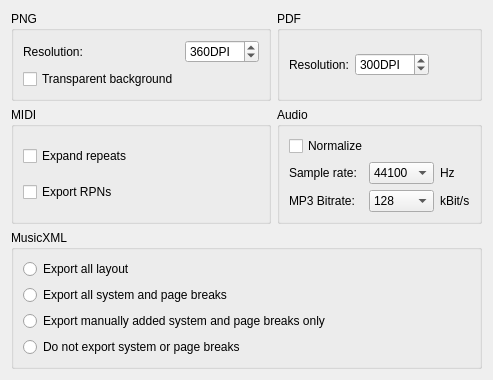
     <widget class="QWidget" name="tabExport">
      <property name="accessibleName">
       <string>Export tab</string>
      </property>
      <attribute name="title">
       <string>Export</string>
      </attribute>
      <layout class="QGridLayout" name="gridLayout_3">
       <item row="0" column="0">
        <widget class="QGroupBox" name="groupBox_png">
         <property name="title">
          <string notr="true">PNG</string>
         </property>
         <layout class="QGridLayout" name="gridLayout_8">
          <item row="0" column="0">
           <widget class="QLabel" name="label_pngResolution">
            <property name="text">
             <string>Resolution:</string>
            </property>
           </widget>
          </item>
          <item row="1" column="0">
           <widget class="QCheckBox" name="pngTransparent">
            <property name="accessibleName">
             <string>Transparent background</string>
            </property>
            <property name="text">
             <string>Transparent background</string>
            </property>
           </widget>
          </item>
          <item row="0" column="2">
           <spacer name="horizontalSpacer_14">
            <property name="orientation">
             <enum>Qt::Horizontal</enum>
            </property>
            <property name="sizeHint" stdset="0">
             <size>
              <width>0</width>
              <height>0</height>
             </size>
            </property>
           </spacer>
          </item>
          <item row="0" column="1">
           <widget class="QSpinBox" name="pngResolution">
            <property name="accessibleName">
             <string>Resolution DPI</string>
            </property>
            <property name="accessibleDescription">
             <string>Choose resolution DPI</string>
            </property>
            <property name="suffix">
             <string extracomment="dots per inch">DPI</string>
            </property>
            <property name="minimum">
             <number>32</number>
            </property>
            <property name="maximum">
             <number>5000</number>
            </property>
            <property name="value">
             <number>360</number>
            </property>
           </widget>
          </item>
         </layout>
        </widget>
       </item>
       <item row="1" column="0">
        <widget class="QGroupBox" name="groupBox_midi">
         <property name="sizePolicy">
          <sizepolicy hsizetype="Preferred" vsizetype="Preferred">
           <horstretch>0</horstretch>
           <verstretch>0</verstretch>
          </sizepolicy>
         </property>
         <property name="accessibleName">
          <string notr="true">MIDI</string>
         </property>
         <property name="title">
          <string notr="true">MIDI</string>
         </property>
         <layout class="QVBoxLayout" name="verticalLayout_2">
          <item>
           <widget class="QCheckBox" name="expandRepeats">
            <property name="text">
             <string>Expand repeats</string>
            </property>
           </widget>
          </item>
          <item>
           <widget class="QCheckBox" name="exportRPNs">
            <property name="toolTip">
             <string notr="true">Registered Parameter Numbers</string>
            </property>
            <property name="text">
             <string>Export RPNs</string>
            </property>
           </widget>
          </item>
         </layout>
        </widget>
       </item>
       <item row="3" column="0" colspan="2">
        <widget class="QGroupBox" name="exportMp3VBR">
         <property name="sizePolicy">
          <sizepolicy hsizetype="Preferred" vsizetype="Preferred">
           <horstretch>0</horstretch>
           <verstretch>0</verstretch>
          </sizepolicy>
         </property>
         <property name="accessibleName">
          <string notr="true">MusicXML</string>
         </property>
         <property name="title">
          <string notr="true">MusicXML</string>
         </property>
         <layout class="QVBoxLayout" name="verticalLayout_14">
          <item>
           <widget class="QRadioButton" name="exportAllLayouts">
            <property name="text">
             <string>Export all layout</string>
            </property>
           </widget>
          </item>
          <item>
           <widget class="QRadioButton" name="exportAllBreaks">
            <property name="text">
             <string>Export all system and page breaks</string>
            </property>
           </widget>
          </item>
          <item>
           <widget class="QRadioButton" name="exportManualBreaks">
            <property name="text">
             <string>Export manually added system and page breaks only</string>
            </property>
           </widget>
          </item>
          <item>
           <widget class="QRadioButton" name="exportNoBreaks">
            <property name="text">
             <string>Do not export system or page breaks</string>
            </property>
           </widget>
          </item>
         </layout>
        </widget>
       </item>
       <item row="0" column="1">
        <widget class="QGroupBox" name="groupBox_pdf">
         <property name="title">
          <string notr="true">PDF</string>
         </property>
         <layout class="QHBoxLayout" name="horizontalLayout_4">
          <item>
           <widget class="QLabel" name="label_pdfResolution">
            <property name="text">
             <string>Resolution:</string>
            </property>
           </widget>
          </item>
          <item>
           <widget class="QSpinBox" name="exportPdfDpi">
            <property name="accessibleName">
             <string>Resolution DPI</string>
            </property>
            <property name="accessibleDescription">
             <string>Choose resolution DPI</string>
            </property>
            <property name="suffix">
             <string extracomment="dots per inch">DPI</string>
            </property>
            <property name="minimum">
             <number>75</number>
            </property>
            <property name="maximum">
             <number>2400</number>
            </property>
            <property name="value">
             <number>300</number>
            </property>
           </widget>
          </item>
          <item>
           <spacer name="horizontalSpacer_3">
            <property name="orientation">
             <enum>Qt::Horizontal</enum>
            </property>
            <property name="sizeHint" stdset="0">
             <size>
              <width>0</width>
              <height>0</height>
             </size>
            </property>
           </spacer>
          </item>
         </layout>
        </widget>
       </item>
       <item row="1" column="1">
        <widget class="QGroupBox" name="groupBox_audio">
         <property name="accessibleName">
          <string>Audio</string>
         </property>
         <property name="title">
          <string>Audio</string>
         </property>
         <layout class="QGridLayout" name="gridLayout_15">
          <item row="2" column="2">
           <widget class="QComboBox" name="exportMp3BitRate">
            <property name="currentText">
             <string>128</string>
            </property>
            <property name="currentIndex">
             <number>8</number>
            </property>
            <item>
             <property name="text">
              <string notr="true">32</string>
             </property>
            </item>
            <item>
             <property name="text">
              <string notr="true">40</string>
             </property>
            </item>
            <item>
             <property name="text">
              <string notr="true">48</string>
             </property>
            </item>
            <item>
             <property name="text">
              <string notr="true">56</string>
             </property>
            </item>
            <item>
             <property name="text">
              <string notr="true">64</string>
             </property>
            </item>
            <item>
             <property name="text">
              <string notr="true">80</string>
             </property>
            </item>
            <item>
             <property name="text">
              <string notr="true">96</string>
             </property>
            </item>
            <item>
             <property name="text">
              <string notr="true">112</string>
             </property>
            </item>
            <item>
             <property name="text">
              <string notr="true">128</string>
             </property>
            </item>
            <item>
             <property name="text">
              <string notr="true">160</string>
             </property>
            </item>
            <item>
             <property name="text">
              <string notr="true">192</string>
             </property>
            </item>
            <item>
             <property name="text">
              <string notr="true">224</string>
             </property>
            </item>
            <item>
             <property name="text">
              <string notr="true">256</string>
             </property>
            </item>
            <item>
             <property name="text">
              <string notr="true">320</string>
             </property>
            </item>
           </widget>
          </item>
          <item row="1" column="0">
           <widget class="QLabel" name="label_sampleRate">
            <property name="text">
             <string>Sample rate:</string>
            </property>
           </widget>
          </item>
          <item row="1" column="2">
           <widget class="QComboBox" name="exportAudioSampleRate">
            <property name="accessibleName">
             <string>Sample rate</string>
            </property>
            <property name="accessibleDescription">
             <string>Choose sample rate</string>
            </property>
            <property name="currentIndex">
             <number>1</number>
            </property>
            <item>
             <property name="text">
              <string notr="true">32000</string>
             </property>
            </item>
            <item>
             <property name="text">
              <string notr="true">44100</string>
             </property>
            </item>
            <item>
             <property name="text">
              <string notr="true">48000</string>
             </property>
            </item>
           </widget>
          </item>
          <item row="1" column="3">
           <widget class="QLabel" name="label_Hz">
            <property name="text">
             <string extracomment="Hertz">Hz</string>
            </property>
           </widget>
          </item>
          <item row="2" column="3">
           <widget class="QLabel" name="exportMp3BitRateUnit">
            <property name="text">
             <string>kBit/s</string>
            </property>
           </widget>
          </item>
          <item row="2" column="4">
           <spacer name="horizontalSpacer_19">
            <property name="orientation">
             <enum>Qt::Horizontal</enum>
            </property>
            <property name="sizeHint" stdset="0">
             <size>
              <width>0</width>
              <height>0</height>
             </size>
            </property>
           </spacer>
          </item>
          <item row="2" column="0">
           <widget class="QLabel" name="exportMp3BitRateLabel">
            <property name="text">
             <string>MP3 Bitrate:</string>
            </property>
           </widget>
          </item>
          <item row="0" column="0" colspan="3">
           <widget class="QCheckBox" name="normalize">
            <property name="text">
             <string>Normalize</string>
            </property>
           </widget>
          </item>
         </layout>
        </widget>
       </item>
       <item row="4" column="0" colspan="2">
        <spacer>
         <property name="orientation">
          <enum>Qt::Vertical</enum>
         </property>
         <property name="sizeHint" stdset="0">
          <size>
           <width>0</width>
           <height>0</height>
          </size>
         </property>
        </spacer>
       </item>
      </layout>
     </widget>
